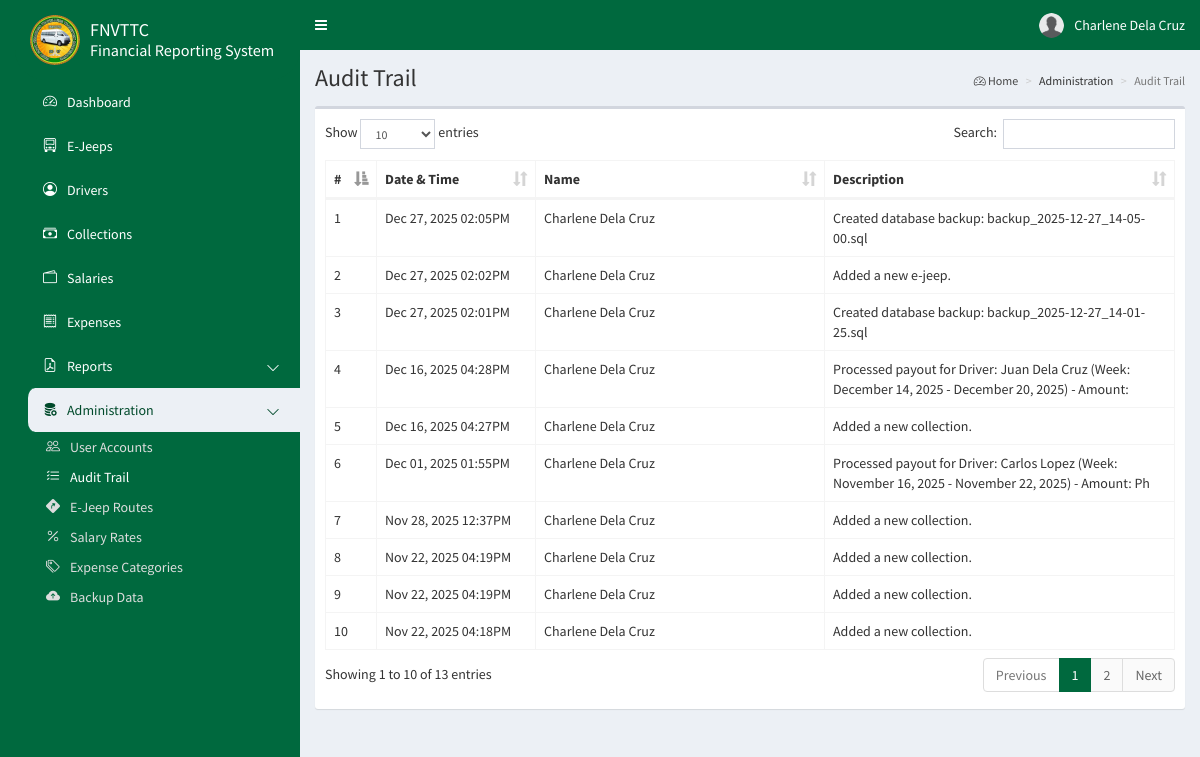
The app's page /frs-remote/admin/audittrail.php (signed in), older data.
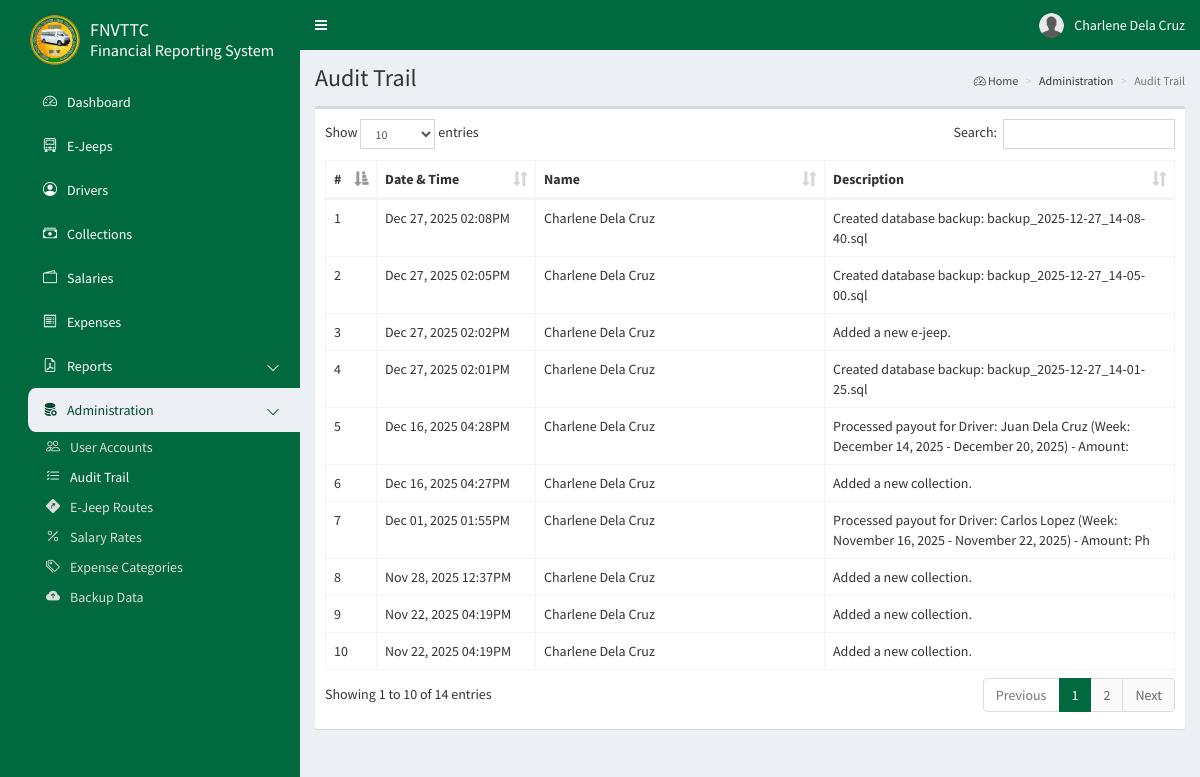
The same page, newer data.
### tables this page shows
CREATE TABLE `frs_trail` (
  `id` int(11) NOT NULL AUTO_INCREMENT,
  `user_id` int(11) NOT NULL,
  `description` varchar(100) NOT NULL,
  `date` datetime NOT NULL DEFAULT current_timestamp(),
  PRIMARY KEY (`id`),
  KEY `fk_trail_userid` (`user_id`),
  CONSTRAINT `fk_trail_userid` FOREIGN KEY (`user_id`) REFERENCES `frs_users` (`id`) ON DELETE NO ACTION ON UPDATE CASCADE
);

CREATE TABLE `frs_users` (
  `id` int(11) NOT NULL AUTO_INCREMENT,
  `first_name` varchar(50) NOT NULL,
  `last_name` varchar(50) NOT NULL,
  `email` varchar(50) NOT NULL,
  `password` char(32) NOT NULL,
  `type` int(1) NOT NULL,
  `image` varchar(100) NOT NULL,
  `address` varchar(100) NOT NULL,
  `contact` varchar(25) NOT NULL,
  `deleted` bit(1) NOT NULL DEFAULT b'0',
  PRIMARY KEY (`id`)
);

### frs-remote/config/config.php (called while the page is built, shortened)
<?php
class Connection {
    private $dbHost;
    private $dbUser;
    private $dbPass;
    private $dbName;
    public function __construct() {
        $this->dbHost = $_ENV['DB_HOST'];
        $this->dbUser = $_ENV['DB_USER'];
        $this->dbPass = $_ENV['DB_PASS'];
        $this->dbName = $_ENV['DB_NAME'];
    }
    public function getConnection() {
        try {
            $pdo = new PDO("mysql:host=" . $this->dbHost . ";dbname=" . $this->dbName, $this->dbUser, $this->dbPass);
            $pdo->setAttribute(PDO::ATTR_ERRMODE, PDO::ERRMODE_EXCEPTION);
            $pdo->setAttribute(PDO::ATTR_DEFAULT_FETCH_MODE, PDO::FETCH_ASSOC);
            return $pdo;
        }
        catch (Exception $e) {
            echo 'Error: ' . $e->getmessage();
        }
    }
}

### frs-remote/admin/audittrail.php (the view, shortened to what this page needs)
<?php
require_once '../config/config.php';
class Trail {
    private $db;
    public function __construct() {
        $conn = new Connection();
        $this->db = $conn->getConnection();
    }
    public function getData(){
        $trail_sql = "SELECT * FROM `frs_trail` AS a JOIN `frs_users` AS b ON a.`user_id` = b.`id` ORDER BY a.`date` DESC";
        $trail_stmt = $this->db->query($trail_sql);
        return $trail_stmt->fetchAll();
    }
}
$trail = new Trail();
$trails = $trail->getData();
?>
<!DOCTYPE html>
<html style="background-color: #00693e;">
<head>
<?php include '../common/head.php'; ?>
</head>
<body class="hold-transition skin-blue sidebar-mini">
    <div class="wrapper">
<?php include '../common/navbar.php'; ?>
<?php include '../common/sidebar.php'; ?>
        <div class="content-wrapper">
            <section class="content-header">
                <h1>Audit Trail</h1>
                <ol class="breadcrumb">
                    <li><a href="#"><i class="bi bi-speedometer2"></i> Home</a></li>
                    <li>Administration</li>
                    <li class="active">Audit Trail</li>
                </ol>
            </section>
            <section class="content">
                <div class="row">
                    <div class="col-xs-12">
                        <div class="box">
                            <div class="box-body table-responsive">
                                <table id="example1" class="table table-bordered">
                                    <thead>
                                        <tr>
                                            <th style="width: 12px; max-width: 12px !important;">#</th>
                                            <th style="width: 120px; max-width: 120px !important;">Date & Time</th>
                                            <th style="width: 250px; max-width: 250px !important;">Name</th>
                                            <th>Description</th>
                                        </tr>
                                    </thead>
                                    <tbody>
<?php
$id = 1;
foreach ($trails as $row) { ?>
<tr>
    <td><?php echo $id; ?></td>
    <td><?php echo (new DateTime($row['date']))->format('M d, Y h:iA'); ?></td>
    <td><?php echo $row['first_name'] . " " . $row['last_name']; ?></td>
    <td><?php echo $row['description']; ?></td>
</tr>
<?php $id++; } ?>
                                    </tbody>
                                </table>
                            </div>
                        </div>
                    </div>
                </div>
            </section>
        </div>
    </div>
</body>
</html>

Row changes from the older to the newer data that the page shows:
no longer on this page (row unchanged): frs_trail: date "Nov 22, 2025 04:18PM", user.first_name "Charlene", user.last_name "Dela Cruz", description "Added a new collection."
added frs_trail: date "Dec 27, 2025 02:08PM", user.first_name "Charlene", user.last_name "Dela Cruz", description "Created database backup: backup_2025-12-27_14-08-40.sql"
Text that changed along with them:
text written by a page script: "Show entries Search: Showing 1 to 10 of 13 entries Previous 1 2 Next" → "Show entries Search: Showing 1 to 10 of 14 entries Previous 1 2 Next"
